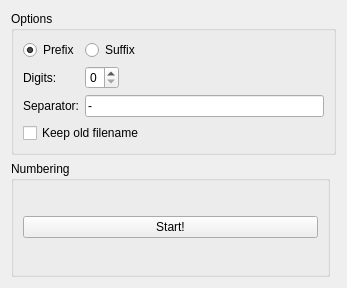
<?xml version="1.0" encoding="UTF-8"?>
<ui version="4.0">
 <class>Number</class>
 <widget class="QWidget" name="Number">
  <property name="geometry">
   <rect>
    <x>0</x>
    <y>0</y>
    <width>347</width>
    <height>288</height>
   </rect>
  </property>
  <property name="sizePolicy">
   <sizepolicy hsizetype="Preferred" vsizetype="Preferred">
    <horstretch>0</horstretch>
    <verstretch>0</verstretch>
   </sizepolicy>
  </property>
  <property name="windowTitle">
   <string>Number Images</string>
  </property>
  <layout class="QGridLayout" name="gridLayout">
   <item row="0" column="0" colspan="2">
    <widget class="QGroupBox" name="groupBox_2">
     <property name="sizePolicy">
      <sizepolicy hsizetype="Minimum" vsizetype="Preferred">
       <horstretch>0</horstretch>
       <verstretch>0</verstretch>
      </sizepolicy>
     </property>
     <property name="title">
      <string>Options</string>
     </property>
     <layout class="QGridLayout">
      <item row="0" column="0">
       <widget class="QRadioButton" name="radio_pre">
        <property name="text">
         <string>Prefix</string>
        </property>
        <property name="checked">
         <bool>true</bool>
        </property>
       </widget>
      </item>
      <item row="0" column="1">
       <widget class="QRadioButton" name="radio_suff">
        <property name="text">
         <string>Suffix</string>
        </property>
       </widget>
      </item>
      <item row="1" column="0">
       <widget class="QLabel" name="label">
        <property name="text">
         <string>Digits:</string>
        </property>
       </widget>
      </item>
      <item row="1" column="1">
       <layout class="QHBoxLayout" name="_2">
        <item>
         <widget class="QSpinBox" name="spin_digits">
          <property name="maximum">
           <number>3</number>
          </property>
         </widget>
        </item>
        <item>
         <spacer>
          <property name="orientation">
           <enum>Qt::Horizontal</enum>
          </property>
          <property name="sizeHint" stdset="0">
           <size>
            <width>34</width>
            <height>20</height>
           </size>
          </property>
         </spacer>
        </item>
       </layout>
      </item>
      <item row="2" column="0">
       <widget class="QLabel" name="label_2">
        <property name="text">
         <string>Separator:</string>
        </property>
       </widget>
      </item>
      <item row="2" column="1">
       <widget class="QLineEdit" name="edit_separator">
        <property name="text">
         <string>-</string>
        </property>
       </widget>
      </item>
      <item row="3" column="0" colspan="2">
       <widget class="QCheckBox" name="check_keep_old_name">
        <property name="text">
         <string>Keep old filename</string>
        </property>
       </widget>
      </item>
     </layout>
    </widget>
   </item>
   <item row="1" column="0">
    <widget class="QGroupBox" name="groupBox_3">
     <property name="title">
      <string>Numbering</string>
     </property>
     <layout class="QGridLayout" name="_3">
      <item row="0" column="0">
       <widget class="QPushButton" name="btn_start_numbering">
        <property name="sizePolicy">
         <sizepolicy hsizetype="Expanding" vsizetype="Fixed">
          <horstretch>0</horstretch>
          <verstretch>0</verstretch>
         </sizepolicy>
        </property>
        <property name="minimumSize">
         <size>
          <width>125</width>
          <height>0</height>
         </size>
        </property>
        <property name="text">
         <string>Start!</string>
        </property>
       </widget>
      </item>
     </layout>
    </widget>
   </item>
  </layout>
 </widget>
 <resources/>
 <connections/>
</ui>
